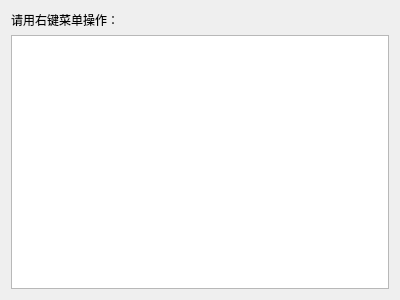
<?xml version="1.0" encoding="UTF-8"?>
<ui version="4.0">
 <class>Widget</class>
 <widget class="QWidget" name="Widget">
  <property name="geometry">
   <rect>
    <x>0</x>
    <y>0</y>
    <width>400</width>
    <height>300</height>
   </rect>
  </property>
  <property name="windowTitle">
   <string>Widget</string>
  </property>
  <layout class="QVBoxLayout" name="verticalLayout">
   <item>
    <widget class="QLabel" name="label">
     <property name="text">
      <string>请用右键菜单操作：</string>
     </property>
    </widget>
   </item>
   <item>
    <widget class="QListWidget" name="listWidget"/>
   </item>
  </layout>
 </widget>
 <resources/>
 <connections/>
</ui>
